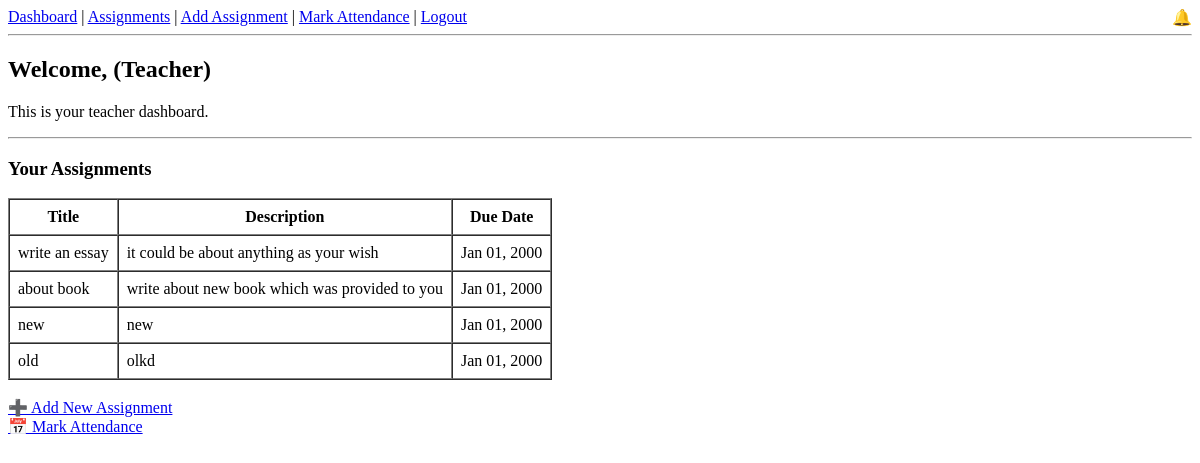
/teacher-dashboard/ (signed in), run on an earlier commit of the app's database.
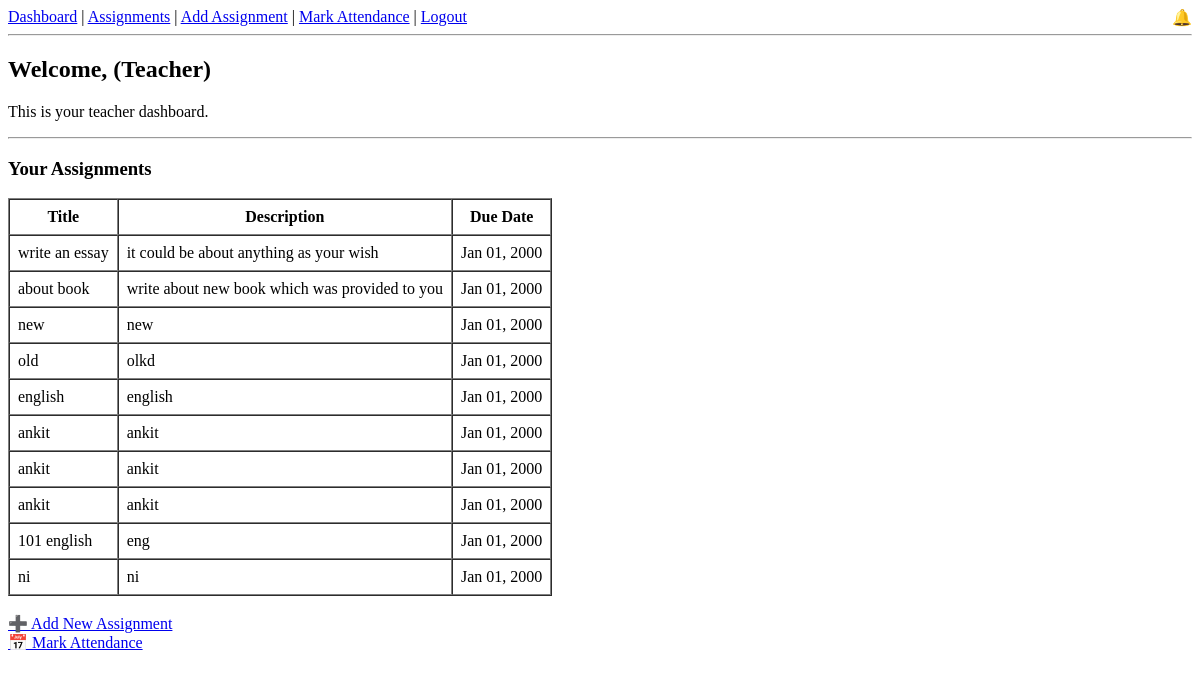
And on a later commit of the database.
### core/models.py (models this page shows, shortened)
class Assignment(models.Model):
    course = models.ForeignKey(Course, on_delete=models.CASCADE)
    title = models.CharField(max_length=100)
    description = models.TextField(blank=True)
    due_date = models.DateField()

### core/views.py (the view)
# urls.py: path('teacher-dashboard/', views.teacher_dashboard, name='teacher_dashboard'),
@login_required
def teacher_dashboard(request):
    if request.user.is_staff:
        assignments = Assignment.objects.all()
        return render(request, 'core/teacher_dashboard.html', {'assignments': assignments})
    else:
        return redirect('student_dashboard')

### core/context_processors.py (called while the page is built)
def notifications_processor(request):
    if request.user.is_authenticated:
        return {
            'notifications': request.user.notifications.filter(is_read=False).order_by('-created_at')
        }
    return {}

### core/templates/core/teacher_dashboard.html
{% extends 'core/base.html' %}
{% block content %}
<h2>Welcome, {{ request.user.first_name }} (Teacher)</h2>
<p>This is your teacher dashboard.</p>
<hr>
<h3>Your Assignments</h3>
{% if assignments %}
    <table border="1" cellpadding="8" cellspacing="0">
        <tr>
            <th>Title</th>
            <th>Description</th>
            <th>Due Date</th>
        </tr>
        {% for assignment in assignments %}
            <tr>
                <td>{{ assignment.title }}</td>
                <td>{{ assignment.description }}</td>
                <td>{{ assignment.due_date|date:"M d, Y" }}</td>
            </tr>
        {% endfor %}
    </table>
{% else %}
    <p>No assignments found.</p>
{% endif %}
<br>
<a href="{% url 'add_assignment' %}">➕ Add New Assignment</a><br>
<a href="{% url 'attendance_page' %}">📅 Mark Attendance</a>
{% endblock %}

### core/templates/core/base.html (shortened to what this page needs)
<!DOCTYPE html>
<html>
<head>
</head>
<body>
    <nav>
        <div style="float: right; position: relative;">
            <div class="notification-icon" onclick="toggleDropdown()">
                🔔
            </div>
        </div>
        <a href="{% url 'student_dashboard' %}">Dashboard</a> |
        <a href="{% url 'assignment_list' %}">Assignments</a> |
        {% if user.is_staff %}
            <a href="{% url 'add_assignment' %}">Add Assignment</a> |
            <a href="{% url 'mark_attendance' 1 %}">Mark Attendance</a> |
        {% else %}
            <a href="{% url 'student_attendance' %}">View Attendance</a> |
        {% endif %}
        <a href="{% url 'logout' %}">Logout</a>
    </nav>
    <hr>
    {% block content %}{% endblock %}
</body>
</html>

### core/templates/core/base.html (style rules this page uses)
.notification-icon { position: relative; cursor: pointer; display: inline-block; }

What changed in the data, as far as the page shows it:
added Assignment: title "english", description "english", due_date "Jan 01, 2000"
added Assignment: title "ankit", description "ankit", due_date "Jan 01, 2000"
added Assignment: title "ankit", description "ankit", due_date "Jan 01, 2000"
added Assignment: title "ankit", description "ankit", due_date "Jan 01, 2000"
added Assignment: title "101 english", description "eng", due_date "Jan 01, 2000"
added Assignment: title "ni", description "ni", due_date "Jan 01, 2000"
